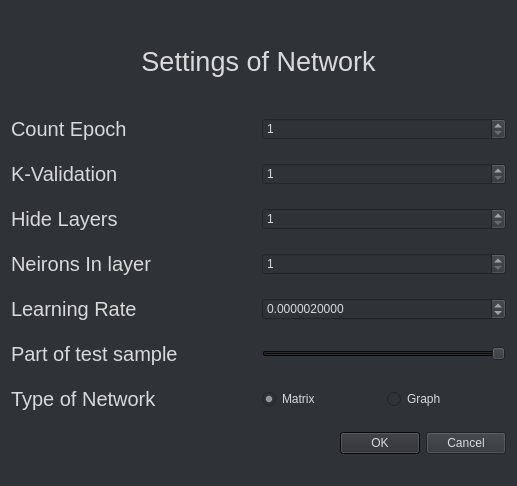
<?xml version="1.0" encoding="UTF-8"?>
<ui version="4.0">
 <class>Settings</class>
 <widget class="QDialog" name="Settings">
  <property name="geometry">
   <rect>
    <x>0</x>
    <y>0</y>
    <width>517</width>
    <height>486</height>
   </rect>
  </property>
  <property name="minimumSize">
   <size>
    <width>400</width>
    <height>300</height>
   </size>
  </property>
  <property name="windowTitle">
   <string>Settings</string>
  </property>
  <property name="styleSheet">
   <string notr="true">color: rgb(217, 217, 217);
background-color: rgb(47, 51, 55);
selection-color: rgb(239, 239, 239);
selection-background-color: rgb(11, 11, 11);</string>
  </property>
  <layout class="QVBoxLayout" name="verticalLayout">
   <item>
    <widget class="QLabel" name="settings_label">
     <property name="sizePolicy">
      <sizepolicy hsizetype="Preferred" vsizetype="Fixed">
       <horstretch>0</horstretch>
       <verstretch>0</verstretch>
      </sizepolicy>
     </property>
     <property name="minimumSize">
      <size>
       <width>0</width>
       <height>70</height>
      </size>
     </property>
     <property name="maximumSize">
      <size>
       <width>16777215</width>
       <height>70</height>
      </size>
     </property>
     <property name="font">
      <font>
       <pointsize>20</pointsize>
      </font>
     </property>
     <property name="text">
      <string>Settings of Network</string>
     </property>
     <property name="alignment">
      <set>Qt::AlignCenter</set>
     </property>
    </widget>
   </item>
   <item>
    <layout class="QHBoxLayout" name="epoch_horizontal_layout">
     <item>
      <widget class="QLabel" name="epoch_label">
       <property name="font">
        <font>
         <pointsize>15</pointsize>
        </font>
       </property>
       <property name="text">
        <string>Count Epoch</string>
       </property>
      </widget>
     </item>
     <item>
      <widget class="QSpinBox" name="epoch_spin_box">
       <property name="minimum">
        <number>1</number>
       </property>
       <property name="maximum">
        <number>1000</number>
       </property>
      </widget>
     </item>
    </layout>
   </item>
   <item>
    <layout class="QHBoxLayout" name="horizontalLayout">
     <item>
      <widget class="QLabel" name="k_valid_label">
       <property name="font">
        <font>
         <pointsize>15</pointsize>
        </font>
       </property>
       <property name="text">
        <string>K-Validation</string>
       </property>
      </widget>
     </item>
     <item>
      <widget class="QSpinBox" name="k_valid_spin_box">
       <property name="minimum">
        <number>1</number>
       </property>
       <property name="maximum">
        <number>20</number>
       </property>
      </widget>
     </item>
    </layout>
   </item>
   <item>
    <layout class="QHBoxLayout" name="layers_horizontal_layout">
     <item>
      <widget class="QLabel" name="layers_label">
       <property name="font">
        <font>
         <pointsize>15</pointsize>
        </font>
       </property>
       <property name="text">
        <string>Hide Layers</string>
       </property>
      </widget>
     </item>
     <item>
      <widget class="QSpinBox" name="layers_spin_box">
       <property name="minimum">
        <number>1</number>
       </property>
       <property name="maximum">
        <number>20</number>
       </property>
      </widget>
     </item>
    </layout>
   </item>
   <item>
    <layout class="QHBoxLayout" name="neirons_horizontal_layout">
     <item>
      <widget class="QLabel" name="neirons_label">
       <property name="font">
        <font>
         <pointsize>15</pointsize>
        </font>
       </property>
       <property name="text">
        <string>Neirons In layer</string>
       </property>
      </widget>
     </item>
     <item>
      <widget class="QSpinBox" name="neirons_spin_box">
       <property name="minimum">
        <number>1</number>
       </property>
       <property name="maximum">
        <number>1000</number>
       </property>
      </widget>
     </item>
    </layout>
   </item>
   <item>
    <layout class="QHBoxLayout" name="learning_rate_horizontal_layout">
     <item>
      <widget class="QLabel" name="learning_rate_label">
       <property name="font">
        <font>
         <pointsize>15</pointsize>
        </font>
       </property>
       <property name="text">
        <string>Learning Rate</string>
       </property>
      </widget>
     </item>
     <item>
      <widget class="QDoubleSpinBox" name="learning_rate_double_spin_box">
       <property name="decimals">
        <number>10</number>
       </property>
       <property name="minimum">
        <double>0.000000000100000</double>
       </property>
       <property name="maximum">
        <double>1000.000000000000000</double>
       </property>
       <property name="singleStep">
        <double>0.000001000000000</double>
       </property>
       <property name="value">
        <double>0.000002000000000</double>
       </property>
      </widget>
     </item>
    </layout>
   </item>
   <item>
    <layout class="QHBoxLayout" name="part_test_horizontal_layout">
     <item>
      <widget class="QLabel" name="part_test_label">
       <property name="font">
        <font>
         <pointsize>15</pointsize>
        </font>
       </property>
       <property name="text">
        <string>Part of test sample</string>
       </property>
      </widget>
     </item>
     <item>
      <widget class="QSlider" name="part_test_horizontal_slider">
       <property name="sizePolicy">
        <sizepolicy hsizetype="Preferred" vsizetype="Fixed">
         <horstretch>0</horstretch>
         <verstretch>0</verstretch>
        </sizepolicy>
       </property>
       <property name="maximum">
        <number>100</number>
       </property>
       <property name="sliderPosition">
        <number>100</number>
       </property>
       <property name="orientation">
        <enum>Qt::Horizontal</enum>
       </property>
       <property name="invertedAppearance">
        <bool>false</bool>
       </property>
       <property name="invertedControls">
        <bool>false</bool>
       </property>
      </widget>
     </item>
    </layout>
   </item>
   <item>
    <layout class="QHBoxLayout" name="type_network_horizontal_layout">
     <item>
      <widget class="QLabel" name="type_network_label">
       <property name="font">
        <font>
         <pointsize>15</pointsize>
        </font>
       </property>
       <property name="text">
        <string>Type of Network</string>
       </property>
      </widget>
     </item>
     <item>
      <layout class="QHBoxLayout" name="spin_box_horizontal_layout">
       <item>
        <widget class="QRadioButton" name="matrix_radio_button">
         <property name="text">
          <string>Matrix</string>
         </property>
         <property name="checked">
          <bool>true</bool>
         </property>
         <attribute name="buttonGroup">
          <string notr="true">buttonGroup</string>
         </attribute>
        </widget>
       </item>
       <item>
        <widget class="QRadioButton" name="graph_radio_button">
         <property name="text">
          <string>Graph</string>
         </property>
         <attribute name="buttonGroup">
          <string notr="true">buttonGroup</string>
         </attribute>
        </widget>
       </item>
      </layout>
     </item>
    </layout>
   </item>
   <item>
    <widget class="QDialogButtonBox" name="buttonBox">
     <property name="orientation">
      <enum>Qt::Horizontal</enum>
     </property>
     <property name="standardButtons">
      <set>QDialogButtonBox::Cancel|QDialogButtonBox::Ok</set>
     </property>
    </widget>
   </item>
  </layout>
 </widget>
 <resources/>
 <connections>
  <connection>
   <sender>buttonBox</sender>
   <signal>accepted()</signal>
   <receiver>Settings</receiver>
   <slot>accept()</slot>
   <hints>
    <hint type="sourcelabel">
     <x>248</x>
     <y>254</y>
    </hint>
    <hint type="destinationlabel">
     <x>157</x>
     <y>274</y>
    </hint>
   </hints>
  </connection>
  <connection>
   <sender>buttonBox</sender>
   <signal>rejected()</signal>
   <receiver>Settings</receiver>
   <slot>reject()</slot>
   <hints>
    <hint type="sourcelabel">
     <x>316</x>
     <y>260</y>
    </hint>
    <hint type="destinationlabel">
     <x>286</x>
     <y>274</y>
    </hint>
   </hints>
  </connection>
 </connections>
 <buttongroups>
  <buttongroup name="buttonGroup"/>
 </buttongroups>
</ui>
